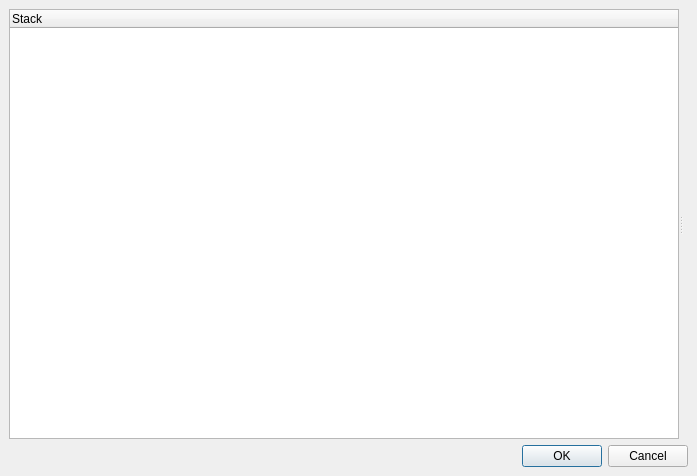
<?xml version="1.0" encoding="UTF-8"?>
<ui version="4.0">
 <class>DebugDialog</class>
 <widget class="QDialog" name="DebugDialog">
  <property name="geometry">
   <rect>
    <x>0</x>
    <y>0</y>
    <width>697</width>
    <height>476</height>
   </rect>
  </property>
  <property name="windowTitle">
   <string notr="true">Ltac Debug</string>
  </property>
  <layout class="QVBoxLayout">
   <property name="spacing">
    <number>6</number>
   </property>
   <property name="margin">
    <number>9</number>
   </property>
   <item>
    <widget class="QSplitter" name="splitter">
     <property name="orientation">
      <enum>Qt::Horizontal</enum>
     </property>
     <widget class="QTreeWidget" name="pageTree">
      <property name="sizePolicy">
       <sizepolicy hsizetype="Expanding" vsizetype="Expanding">
        <horstretch>0</horstretch>
        <verstretch>0</verstretch>
       </sizepolicy>
      </property>
      <property name="columnCount">
       <number>1</number>
      </property>
      <column>
       <property name="text">
        <string>Stack</string>
       </property>
      </column>
     </widget>
     <widget class="QStackedWidget" name="pageStack">
      <widget class="QWidget" name="stackedWidgetPage1">
       <layout class="QVBoxLayout">
        <property name="spacing">
         <number>6</number>
        </property>
        <property name="margin">
         <number>1</number>
        </property>
       </layout>
      </widget>
     </widget>
    </widget>
   </item>
   <item>
    <widget class="QDialogButtonBox" name="buttonBox">
     <property name="orientation">
      <enum>Qt::Horizontal</enum>
     </property>
     <property name="standardButtons">
      <set>QDialogButtonBox::Cancel|QDialogButtonBox::Ok</set>
     </property>
    </widget>
   </item>
  </layout>
 </widget>
 <resources/>
 <connections>
  <connection>
   <sender>buttonBox</sender>
   <signal>accepted()</signal>
   <receiver>DebugDialog</receiver>
   <slot>accept()</slot>
   <hints>
    <hint type="sourcelabel">
     <x>248</x>
     <y>254</y>
    </hint>
    <hint type="destinationlabel">
     <x>157</x>
     <y>274</y>
    </hint>
   </hints>
  </connection>
  <connection>
   <sender>buttonBox</sender>
   <signal>rejected()</signal>
   <receiver>DebugDialog</receiver>
   <slot>reject()</slot>
   <hints>
    <hint type="sourcelabel">
     <x>316</x>
     <y>260</y>
    </hint>
    <hint type="destinationlabel">
     <x>286</x>
     <y>274</y>
    </hint>
   </hints>
  </connection>
 </connections>
</ui>
